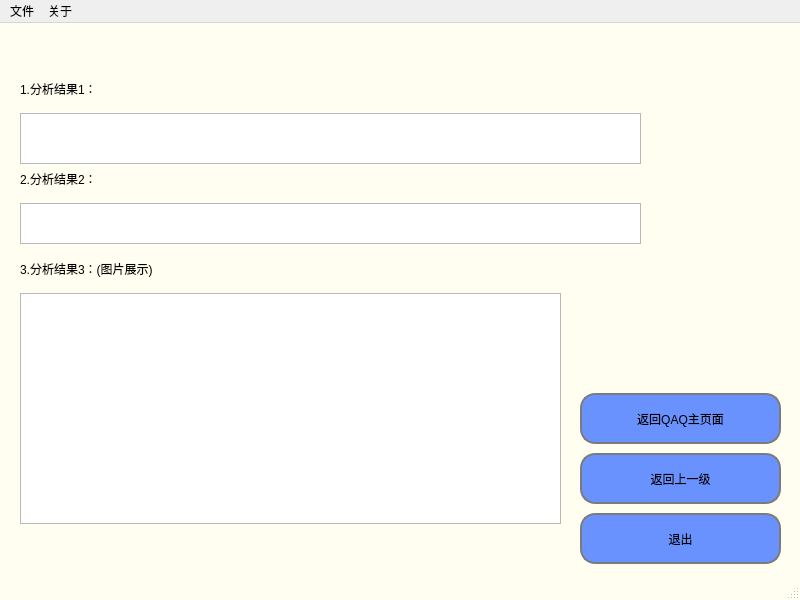
<?xml version="1.0" encoding="UTF-8"?>
<ui version="4.0">
 <class>nextAnalyseWin</class>
 <widget class="QMainWindow" name="nextAnalyseWin">
  <property name="geometry">
   <rect>
    <x>0</x>
    <y>0</y>
    <width>800</width>
    <height>600</height>
   </rect>
  </property>
  <property name="windowTitle">
   <string>MainWindow</string>
  </property>
  <property name="styleSheet">
   <string notr="true">QMainWindow{
	background-color: rgb(255, 254, 240);
	border-image: url(:/new/prefix1/back.jpg);
}

QLineEdit{

	border:3px solid#7b7b7b;
	border-radius:5px;
	background-color:#fffef0
}

QPushButton{
	border:2px solid#7b7b7b;
	border-radius:15px;
	background-color:#6a92ff;
	
	font: 10 15pt &quot;字魂17号-萌趣果冻体&quot;;
}

QPushButton:hover{
	background-color:#aa92ff
}
QPushButton:pressed{
	background-color:#FF90ff
}
</string>
  </property>
  <widget class="QWidget" name="centralwidget">
   <widget class="QPushButton" name="pushButton">
    <property name="geometry">
     <rect>
      <x>580</x>
      <y>490</y>
      <width>201</width>
      <height>51</height>
     </rect>
    </property>
    <property name="text">
     <string>退出</string>
    </property>
   </widget>
   <widget class="QLabel" name="label">
    <property name="geometry">
     <rect>
      <x>20</x>
      <y>50</y>
      <width>121</width>
      <height>31</height>
     </rect>
    </property>
    <property name="styleSheet">
     <string notr="true">font: 13pt &quot;方正舒体&quot;;</string>
    </property>
    <property name="text">
     <string>1.分析结果1：</string>
    </property>
   </widget>
   <widget class="QLabel" name="label_2">
    <property name="geometry">
     <rect>
      <x>20</x>
      <y>140</y>
      <width>121</width>
      <height>31</height>
     </rect>
    </property>
    <property name="styleSheet">
     <string notr="true">font: 13pt &quot;方正舒体&quot;;</string>
    </property>
    <property name="text">
     <string>2.分析结果2：</string>
    </property>
   </widget>
   <widget class="QLabel" name="label_3">
    <property name="geometry">
     <rect>
      <x>20</x>
      <y>230</y>
      <width>291</width>
      <height>31</height>
     </rect>
    </property>
    <property name="styleSheet">
     <string notr="true">font: 13pt &quot;方正舒体&quot;;</string>
    </property>
    <property name="text">
     <string>3.分析结果3：(图片展示)</string>
    </property>
   </widget>
   <widget class="QPushButton" name="pushButton_2">
    <property name="geometry">
     <rect>
      <x>580</x>
      <y>430</y>
      <width>201</width>
      <height>51</height>
     </rect>
    </property>
    <property name="text">
     <string>返回上一级</string>
    </property>
   </widget>
   <widget class="QPushButton" name="pushButton_3">
    <property name="geometry">
     <rect>
      <x>580</x>
      <y>370</y>
      <width>201</width>
      <height>51</height>
     </rect>
    </property>
    <property name="text">
     <string>返回QAQ主页面</string>
    </property>
   </widget>
   <widget class="QGraphicsView" name="graphicsView">
    <property name="geometry">
     <rect>
      <x>20</x>
      <y>270</y>
      <width>541</width>
      <height>231</height>
     </rect>
    </property>
   </widget>
   <widget class="QTextBrowser" name="textBrowser">
    <property name="geometry">
     <rect>
      <x>20</x>
      <y>180</y>
      <width>621</width>
      <height>41</height>
     </rect>
    </property>
   </widget>
   <widget class="QTextBrowser" name="textBrowser_2">
    <property name="geometry">
     <rect>
      <x>20</x>
      <y>90</y>
      <width>621</width>
      <height>51</height>
     </rect>
    </property>
   </widget>
  </widget>
  <widget class="QMenuBar" name="menubar">
   <property name="geometry">
    <rect>
     <x>0</x>
     <y>0</y>
     <width>800</width>
     <height>26</height>
    </rect>
   </property>
   <widget class="QMenu" name="menu">
    <property name="title">
     <string>文件</string>
    </property>
    <addaction name="actiondaikai"/>
   </widget>
   <widget class="QMenu" name="menu_2">
    <property name="title">
     <string>关于</string>
    </property>
    <addaction name="actiongaunhy"/>
   </widget>
   <addaction name="menu"/>
   <addaction name="menu_2"/>
  </widget>
  <widget class="QStatusBar" name="statusbar"/>
  <action name="actiondaikai">
   <property name="text">
    <string>打开</string>
   </property>
  </action>
  <action name="actiongaunhy">
   <property name="text">
    <string>关于我们</string>
   </property>
  </action>
 </widget>
 <resources/>
 <connections/>
</ui>
